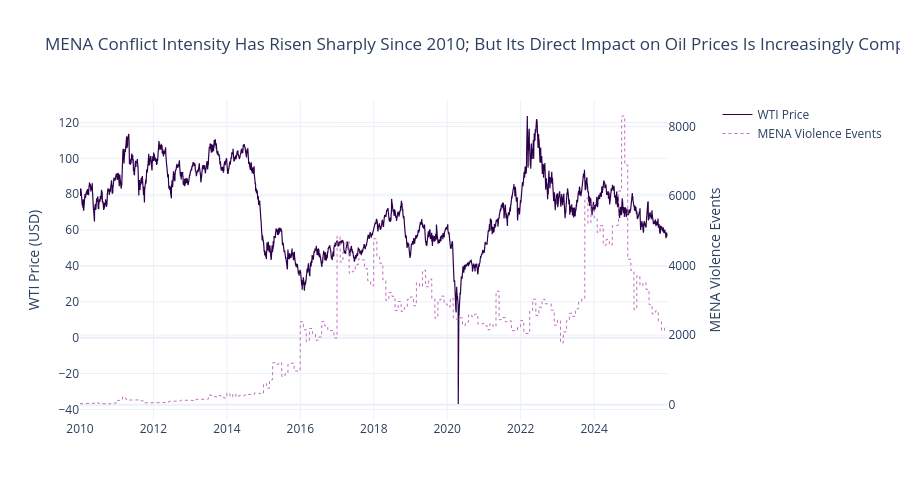

Notebook code for this chart:
### Markdown cell above
GPR Threats and Acts move closely together across most of the sample, with Threats typically leading Acts by days to weeks, consistent with markets pricing in conflict risk before it materialises. 

The notable exception is September 2001, where Acts spiked sharply with no preceding Threat buildup, confirming 9/11 as a genuine black swan event. This Threats/Acts dynamic suggests the GPR Threats sub-index may carry predictive value for oil price movements, acting as an early warning signal before conflict fully materialises in prices.

### Code cell
# Filter to 2010 onwards where MENA data is reliable
df_mena = df[df['observation_date'] >= '2010-01-01'].copy()

fig = make_subplots(specs=[[{"secondary_y": True}]])

fig.add_trace(
    go.Scatter(x=df_mena['observation_date'], y=df_mena['wti_price'], name='WTI Price', line=dict(color='#2d004b', width=1.2)),
    secondary_y=False
)

fig.add_trace(
    go.Scatter(x=df_mena['observation_date'], y=df_mena['mena_violence_events'], name='MENA Violence Events', line=dict(color='#c06ec0', width=1, dash='dot')),
    secondary_y=True
)

fig.update_layout(
    title='MENA Conflict Intensity Has Risen Sharply Since 2010; But Its Direct Impact on Oil Prices Is Increasingly Complex',
    template='plotly_white',
    height=500
)

fig.update_yaxes(title_text='WTI Price (USD)', secondary_y=False)
fig.update_yaxes(title_text='MENA Violence Events', secondary_y=True)

fig.show()
fig.write_image("../images/05_mena_conflict_vs_wti.png")

### Figure 1 — Plotly figure (JSON) as saved in the notebook; plotly's stock layout.template omitted (floating-point values rounded to 4 significant figures; data arrays with more than 128 entries replaced by an {"elided": "..."} marker saying what was removed)
{"data": [{"line": {"color": "#2d004b", "width": 1.2}, "name": "WTI Price", "type": "scatter", "x": {"elided": "5844 str values"}, "xaxis": "x", "y": {"elided": "5844 float values"}, "yaxis": "y"}, {"line": {"color": "#c06ec0", "dash": "dot", "width": 1}, "name": "MENA Violence Events", "type": "scatter", "x": {"elided": "5844 str values"}, "xaxis": "x", "y": {"elided": "5844 float values"}, "yaxis": "y2"}], "layout": {"height": 500, "title": {"text": "MENA Conflict Intensity Has Risen Sharply Since 2010; But Its Direct Impact on Oil Prices Is Increasingly Complex"}, "xaxis": {"anchor": "y", "domain": [0, 0.94]}, "yaxis": {"anchor": "x", "domain": [0, 1], "title": {"text": "WTI Price (USD)"}}, "yaxis2": {"anchor": "x", "overlaying": "y", "side": "right", "title": {"text": "MENA Violence Events"}}}}
